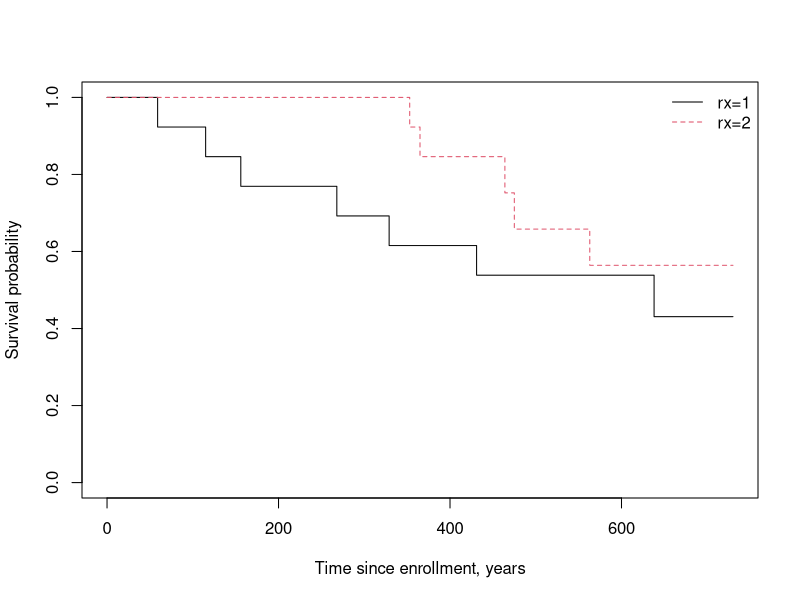
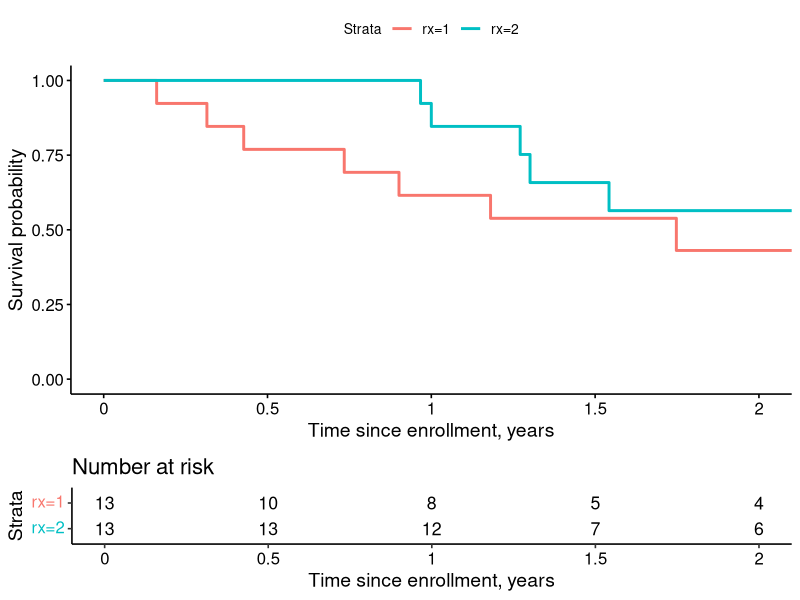
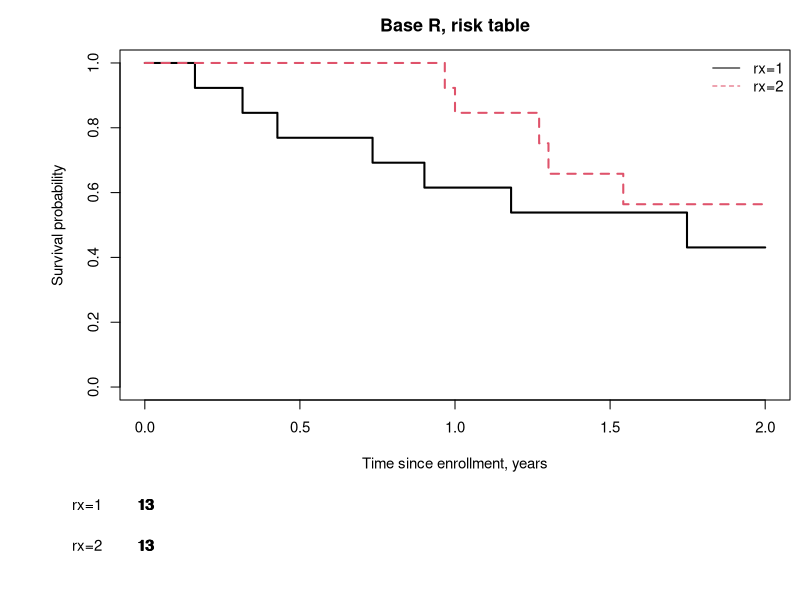

R code for these plots, in order: (Note: this script raises an error after producing the figures.)
## ---- chunk 1
## load libraries
library(survival)
library(survminer)
library(arsenal)
library(broom)
library(tidyverse)
library(knitr)

## set up options for markdown report
opts_chunk$set(echo=TRUE, message=FALSE, warning=FALSE, collapse=TRUE,
               prompt=TRUE, cache=FALSE, comment=NA, tidy=FALSE)

options(stringsAsFactors=F,
        contrasts=c("contr.treatment","contr.poly"),
        show.signif.stars = FALSE)
## ---- chunk 2
glimpse(ovarian)
## ---- chunk 3
fit <- survfit(Surv(futime, fustat) ~ rx, data=ovarian)
fit
## ---- chunk 4
quantile(fit, probs=.25)
## ---- chunk 5
plot(fit, scale=365, xlim=c(0, 2*365), 
     col=1:2, lty=1:2, 
     xlab='Time since enrollment, years', 
     ylab='Survival probability')
legend('topright', legend=names(fit$strata), 
       col=1:2, lty=1:2, bty='n')
## ---- chunk 6
ggsurvplot(fit, xscale=365, xlim=c(0, 2*365), 
           censor=FALSE, break.x.by=365/2,
           risk.table=TRUE,
           xlab='Time since enrollment, years', 
           ylab='Survival probability')
## ---- chunk 7
# shrink default text size, margins
par(cex=.9, mai=c(.8,1.2,.5,.1))

# select top portion of the plotting window 
par(fig=c(x1=0,x2=1,y1=.2,y2=1))
plot(fit, xscale=365, xlim=c(0, 2*365), 
     col=1:2, lty=1:2, lwd=2,
     xlab='Time since enrollment, years', 
     ylab='Survival probability')
title('Base R, risk table')
legend('topright', legend=names(fit$strata), 
       col=1:2, lty=1:2, bty='n')

# select bottom portion of the plotting window
par(fig=c(0,1,0,.2), new=TRUE, mai=c(.1,1.2,0,.1))
tmp <- summary(fit, times=seq(0,2,.5), scale=365)
plot(c(0,2),c(0,2), axes=FALSE, pch='', xlab='', ylab='', xlim=c(0,2), ylim=c(0,2.5))
text(x=c(tmp$time), y=rep(2:1, each=5), labels=c(tmp$n.risk))
axis(2, at=2:1, c('rx=1','rx=2'), las=1, lty=0)

# set plotting parameters back to default
par(cex=1, mai=c(1.02,.82,.82,.42), fig=c(0,1,0,1)) 
## ---- chunk 8
summary(fit, time=seq(0,2,.5), scale=365)
## ---- chunk 9
tab <- tableby(rx ~ age + resid.ds + Surv(futime,fustat), data=ovarian)
summary(tab)
## ---- chunk 10
# standard summary from Cox model
cfit <- coxph(Surv(futime,fustat) ~ age + resid.ds + rx + ecog.ps, data=ovarian)
summary(cfit)

# Re-scale the hazard ratios
# Age per 10 year increase (vs default of per 1 year increase)
summary(cfit, scale=c(10,1,1,1))

# Save results in a dataframe using the tidy function in broom
# Exponentiate and rename the "estimate" to HR (hazard ratio)
tmp <- tidy(cfit, exponentiate=TRUE)
tmp <- tmp %>% rename(HR=estimate) %>%
   select(term, HR, conf.low, conf.high, p.value)

# Transform p-value so that it shows 3 digits or < 0.001
tmp$p.value <- format.pval(round(tmp$p.value, 3), digits=3, eps=.001)

# Pretty table
knitr::kable(tmp, digits=2)
